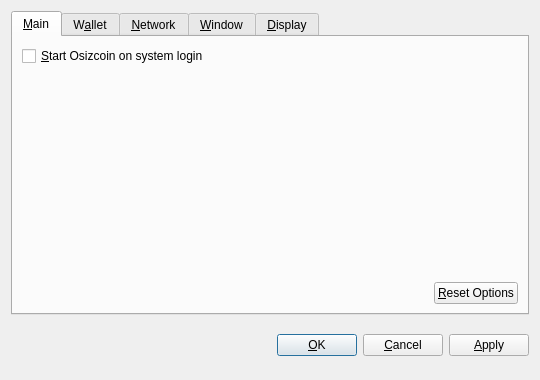
<?xml version="1.0" encoding="UTF-8"?>
<ui version="4.0">
 <class>OptionsDialog</class>
 <widget class="QDialog" name="OptionsDialog">
  <property name="geometry">
   <rect>
    <x>0</x>
    <y>0</y>
    <width>540</width>
    <height>380</height>
   </rect>
  </property>
  <property name="windowTitle">
   <string>Options</string>
  </property>
  <property name="modal">
   <bool>true</bool>
  </property>
  <layout class="QVBoxLayout" name="verticalLayout">
   <item>
    <widget class="QTabWidget" name="tabWidget">
     <property name="tabPosition">
      <enum>QTabWidget::North</enum>
     </property>
     <property name="currentIndex">
      <number>0</number>
     </property>
     <widget class="QWidget" name="tabMain">
      <attribute name="title">
       <string>&amp;Main</string>
      </attribute>
      <layout class="QVBoxLayout" name="verticalLayout_Main">
       <item>
        <widget class="QCheckBox" name="bitcoinAtStartup">
         <property name="toolTip">
          <string>Automatically start Osizcoin after logging in to the system.</string>
         </property>
         <property name="text">
          <string>&amp;Start Osizcoin on system login</string>
         </property>
        </widget>
       </item>
       <item>
        <spacer name="verticalSpacer_Main">
         <property name="orientation">
          <enum>Qt::Vertical</enum>
         </property>
         <property name="sizeHint" stdset="0">
          <size>
           <width>20</width>
           <height>40</height>
          </size>
         </property>
        </spacer>
       </item>
       <item>
        <layout class="QHBoxLayout" name="horizontalLayout_2_Main">
         <item>
          <spacer name="horizontalSpacer_2_Main">
           <property name="orientation">
            <enum>Qt::Horizontal</enum>
           </property>
           <property name="sizeHint" stdset="0">
            <size>
             <width>40</width>
             <height>20</height>
            </size>
           </property>
          </spacer>
         </item>
         <item>
          <widget class="QPushButton" name="resetButton">
           <property name="toolTip">
            <string>Reset all client options to default.</string>
           </property>
           <property name="text">
            <string>&amp;Reset Options</string>
           </property>
           <property name="autoDefault">
            <bool>false</bool>
           </property>
          </widget>
         </item>
        </layout>
       </item>
      </layout>
     </widget>
     <widget class="QWidget" name="tabWallet">
      <attribute name="title">
       <string>W&amp;allet</string>
      </attribute>
      <layout class="QVBoxLayout" name="verticalLayout_Network">
       <item>
        <widget class="QLabel" name="transactionFeeInfoLabel">
         <property name="text">
          <string>Optional transaction fee per kB that helps make sure your transactions are processed quickly. Most transactions are 1 kB.</string>
         </property>
         <property name="textFormat">
          <enum>Qt::PlainText</enum>
         </property>
         <property name="wordWrap">
          <bool>true</bool>
         </property>
        </widget>
       </item>
       <item>
        <layout class="QHBoxLayout" name="horizontalLayout_1_Main">
         <item>
          <widget class="QLabel" name="transactionFeeLabel">
           <property name="text">
            <string>Pay transaction &amp;fee</string>
           </property>
           <property name="textFormat">
            <enum>Qt::PlainText</enum>
           </property>
           <property name="buddy">
            <cstring>transactionFee</cstring>
           </property>
          </widget>
         </item>
         <item>
          <widget class="BitcoinAmountField" name="transactionFee"/>
         </item>
         <item>
          <spacer name="horizontalSpacer_1_Main">
           <property name="orientation">
            <enum>Qt::Horizontal</enum>
           </property>
           <property name="sizeHint" stdset="0">
            <size>
             <width>40</width>
             <height>20</height>
            </size>
           </property>
          </spacer>
         </item>
        </layout>
       </item>
       <item>
        <widget class="QLabel" name="label">
         <property name="text">
          <string>If you disable the spending of unconfirmed change, the change from a transaction cannot be used until that transaction has at least one confirmation. This also affects how your balance is computed.</string>
         </property>
         <property name="wordWrap">
          <bool>true</bool>
         </property>
        </widget>
       </item>
       <item>
        <widget class="QCheckBox" name="spendZeroConfChange">
         <property name="text">
          <string>Spend unconfirmed change  (experts only)</string>
         </property>
        </widget>
       </item>
       <item>
        <spacer name="verticalSpacer">
         <property name="orientation">
          <enum>Qt::Vertical</enum>
         </property>
         <property name="sizeHint" stdset="0">
          <size>
           <width>20</width>
           <height>40</height>
          </size>
         </property>
        </spacer>
       </item>
      </layout>
     </widget>
     <widget class="QWidget" name="tabNetwork">
      <attribute name="title">
       <string>&amp;Network</string>
      </attribute>
      <layout class="QVBoxLayout" name="verticalLayout_Network">
       <item>
        <widget class="QCheckBox" name="mapPortUpnp">
         <property name="toolTip">
          <string>Automatically open the Osizcoin client port on the router. This only works when your router supports UPnP and it is enabled.</string>
         </property>
         <property name="text">
          <string>Map port using &amp;UPnP</string>
         </property>
        </widget>
       </item>
       <item>
        <widget class="QCheckBox" name="connectSocks">
         <property name="toolTip">
          <string>Connect to the Osizcoin network through a SOCKS proxy (e.g. when connecting through Tor).</string>
         </property>
         <property name="text">
          <string>&amp;Connect through SOCKS proxy:</string>
         </property>
        </widget>
       </item>
       <item>
        <layout class="QHBoxLayout" name="horizontalLayout_Network">
         <item>
          <widget class="QLabel" name="proxyIpLabel">
           <property name="text">
            <string>Proxy &amp;IP:</string>
           </property>
           <property name="textFormat">
            <enum>Qt::PlainText</enum>
           </property>
           <property name="buddy">
            <cstring>proxyIp</cstring>
           </property>
          </widget>
         </item>
         <item>
          <widget class="QValidatedLineEdit" name="proxyIp">
           <property name="maximumSize">
            <size>
             <width>140</width>
             <height>16777215</height>
            </size>
           </property>
           <property name="toolTip">
            <string>IP address of the proxy (e.g. 127.0.0.1)</string>
           </property>
          </widget>
         </item>
         <item>
          <widget class="QLabel" name="proxyPortLabel">
           <property name="text">
            <string>&amp;Port:</string>
           </property>
           <property name="textFormat">
            <enum>Qt::PlainText</enum>
           </property>
           <property name="buddy">
            <cstring>proxyPort</cstring>
           </property>
          </widget>
         </item>
         <item>
          <widget class="QLineEdit" name="proxyPort">
           <property name="maximumSize">
            <size>
             <width>55</width>
             <height>16777215</height>
            </size>
           </property>
           <property name="toolTip">
            <string>Port of the proxy (e.g. 9050)</string>
           </property>
          </widget>
         </item>
         <item>
          <widget class="QLabel" name="socksVersionLabel">
           <property name="text">
            <string>SOCKS &amp;Version:</string>
           </property>
           <property name="textFormat">
            <enum>Qt::PlainText</enum>
           </property>
           <property name="buddy">
            <cstring>socksVersion</cstring>
           </property>
          </widget>
         </item>
         <item>
          <widget class="QValueComboBox" name="socksVersion">
           <property name="toolTip">
            <string>SOCKS version of the proxy (e.g. 5)</string>
           </property>
          </widget>
         </item>
         <item>
          <spacer name="horizontalSpacer_Network">
           <property name="orientation">
            <enum>Qt::Horizontal</enum>
           </property>
           <property name="sizeHint" stdset="0">
            <size>
             <width>40</width>
             <height>20</height>
            </size>
           </property>
          </spacer>
         </item>
        </layout>
       </item>
       <item>
        <spacer name="verticalSpacer_Network">
         <property name="orientation">
          <enum>Qt::Vertical</enum>
         </property>
         <property name="sizeHint" stdset="0">
          <size>
           <width>20</width>
           <height>40</height>
          </size>
         </property>
        </spacer>
       </item>
      </layout>
     </widget>
     <widget class="QWidget" name="tabWindow">
      <attribute name="title">
       <string>&amp;Window</string>
      </attribute>
      <layout class="QVBoxLayout" name="verticalLayout_Window">
       <item>
        <widget class="QCheckBox" name="minimizeToTray">
         <property name="toolTip">
          <string>Show only a tray icon after minimizing the window.</string>
         </property>
         <property name="text">
          <string>&amp;Minimize to the tray instead of the taskbar</string>
         </property>
        </widget>
       </item>
       <item>
        <widget class="QCheckBox" name="minimizeOnClose">
         <property name="toolTip">
          <string>Minimize instead of exit the application when the window is closed. When this option is enabled, the application will be closed only after selecting Quit in the menu.</string>
         </property>
         <property name="text">
          <string>M&amp;inimize on close</string>
         </property>
        </widget>
       </item>
       <item>
        <spacer name="verticalSpacer_Window">
         <property name="orientation">
          <enum>Qt::Vertical</enum>
         </property>
         <property name="sizeHint" stdset="0">
          <size>
           <width>20</width>
           <height>40</height>
          </size>
         </property>
        </spacer>
       </item>
      </layout>
     </widget>
     <widget class="QWidget" name="tabDisplay">
      <attribute name="title">
       <string>&amp;Display</string>
      </attribute>
      <layout class="QVBoxLayout" name="verticalLayout_Display">
       <item>
        <layout class="QHBoxLayout" name="horizontalLayout_1_Display">
         <item>
          <widget class="QLabel" name="langLabel">
           <property name="text">
            <string>User Interface &amp;language:</string>
           </property>
           <property name="textFormat">
            <enum>Qt::PlainText</enum>
           </property>
           <property name="buddy">
            <cstring>lang</cstring>
           </property>
          </widget>
         </item>
         <item>
          <widget class="QValueComboBox" name="lang">
           <property name="toolTip">
            <string>The user interface language can be set here. This setting will take effect after restarting Osizcoin.</string>
           </property>
          </widget>
         </item>
        </layout>
       </item>
       <item>
        <layout class="QHBoxLayout" name="horizontalLayout_2_Display">
         <item>
          <widget class="QLabel" name="unitLabel">
           <property name="text">
            <string>&amp;Unit to show amounts in:</string>
           </property>
           <property name="textFormat">
            <enum>Qt::PlainText</enum>
           </property>
           <property name="buddy">
            <cstring>unit</cstring>
           </property>
          </widget>
         </item>
         <item>
          <widget class="QValueComboBox" name="unit">
           <property name="toolTip">
            <string>Choose the default subdivision unit to show in the interface and when sending coins.</string>
           </property>
          </widget>
         </item>
        </layout>
       </item>
       <item>
        <widget class="QCheckBox" name="displayAddresses">
         <property name="toolTip">
          <string>Whether to show Osizcoin addresses in the transaction list or not.</string>
         </property>
         <property name="text">
          <string>&amp;Display addresses in transaction list</string>
         </property>
        </widget>
       </item>
       <item>
        <widget class="QCheckBox" name="coinControlFeatures">
         <property name="toolTip">
          <string>Whether to show coin control features or not.</string>
         </property>
         <property name="text">
          <string>Display coin &amp;control features (experts only!)</string>
         </property>
        </widget>
       </item>
       <item>
        <spacer name="verticalSpacer_Display">
         <property name="orientation">
          <enum>Qt::Vertical</enum>
         </property>
         <property name="sizeHint" stdset="0">
          <size>
           <width>20</width>
           <height>40</height>
          </size>
         </property>
        </spacer>
       </item>
      </layout>
     </widget>
    </widget>
   </item>
   <item>
    <layout class="QHBoxLayout" name="horizontalLayout_Buttons">
     <item>
      <spacer name="horizontalSpacer_1">
       <property name="orientation">
        <enum>Qt::Horizontal</enum>
       </property>
       <property name="sizeHint" stdset="0">
        <size>
         <width>40</width>
         <height>48</height>
        </size>
       </property>
      </spacer>
     </item>
     <item>
      <widget class="QLabel" name="statusLabel">
       <property name="font">
        <font>
         <weight>75</weight>
         <bold>true</bold>
        </font>
       </property>
       <property name="text">
        <string/>
       </property>
       <property name="textFormat">
        <enum>Qt::PlainText</enum>
       </property>
       <property name="wordWrap">
        <bool>true</bool>
       </property>
      </widget>
     </item>
     <item>
      <spacer name="horizontalSpacer_2">
       <property name="orientation">
        <enum>Qt::Horizontal</enum>
       </property>
       <property name="sizeHint" stdset="0">
        <size>
         <width>40</width>
         <height>48</height>
        </size>
       </property>
      </spacer>
     </item>
     <item>
      <widget class="QPushButton" name="okButton">
       <property name="text">
        <string>&amp;OK</string>
       </property>
      </widget>
     </item>
     <item>
      <widget class="QPushButton" name="cancelButton">
       <property name="text">
        <string>&amp;Cancel</string>
       </property>
       <property name="autoDefault">
        <bool>false</bool>
       </property>
      </widget>
     </item>
     <item>
      <widget class="QPushButton" name="applyButton">
       <property name="text">
        <string>&amp;Apply</string>
       </property>
       <property name="autoDefault">
        <bool>false</bool>
       </property>
      </widget>
     </item>
    </layout>
   </item>
  </layout>
 </widget>
 <customwidgets>
  <customwidget>
   <class>BitcoinAmountField</class>
   <extends>QSpinBox</extends>
   <header>bitcoinamountfield.h</header>
  </customwidget>
  <customwidget>
   <class>QValueComboBox</class>
   <extends>QComboBox</extends>
   <header>qvaluecombobox.h</header>
  </customwidget>
  <customwidget>
   <class>QValidatedLineEdit</class>
   <extends>QLineEdit</extends>
   <header>qvalidatedlineedit.h</header>
  </customwidget>
 </customwidgets>
 <resources/>
 <connections/>
</ui>
